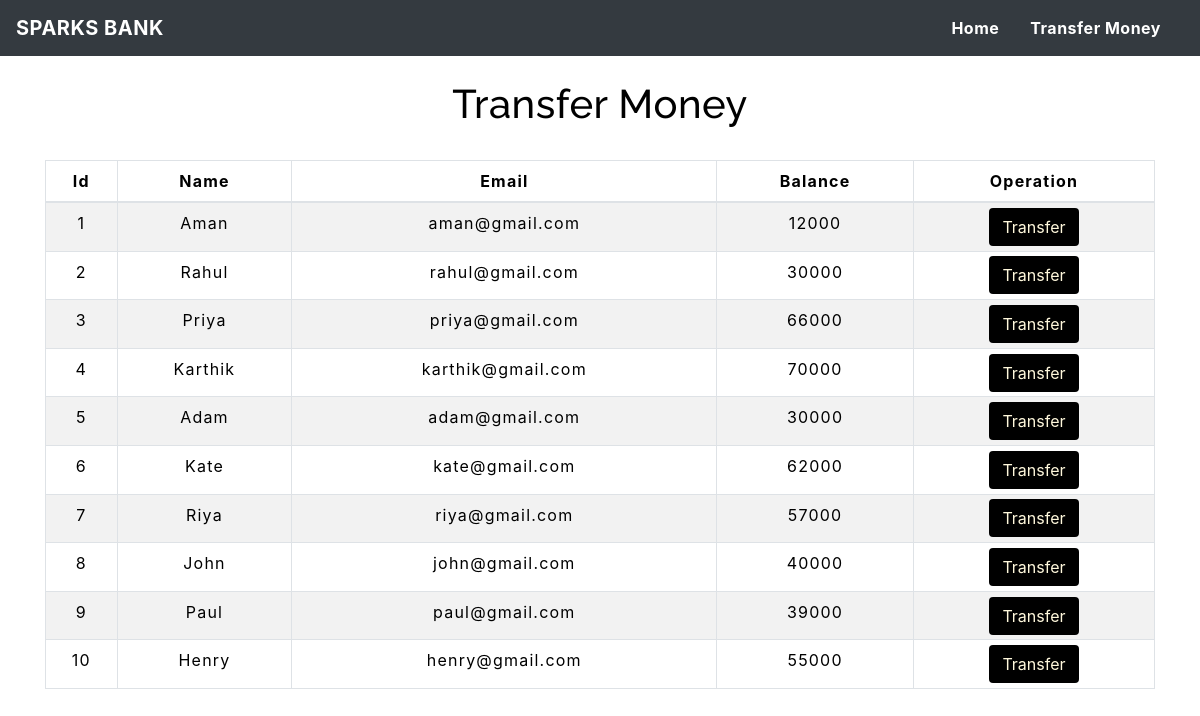
The app's page /transfermoney.php with its own data.
### tables this page shows
CREATE TABLE `users` (
  `id` int(3) NOT NULL,
  `name` text NOT NULL,
  `email` varchar(30) NOT NULL,
  `balance` int(8) NOT NULL
);

### transfermoney.php (the view, shortened to what this page needs)
<!DOCTYPE html>
<html lang="en">
<head>
    <link rel="stylesheet" href="https://maxcdn.bootstrapcdn.com/bootstrap/4.0.0/css/bootstrap.min.css">
    <link rel="stylesheet" type="text/css" href="css/table.css">
    <link rel="stylesheet" type="text/css" href="css/navbar.css">
</head>
<body  >
<?php
    include 'conf.php';
    $sql = "SELECT * FROM users";
    $result = mysqli_query($conn,$sql);
?>
<?php
  include 'navbar.php';
?>
<div class="container">
        <h2 class="text-center pt-4" style="color : black;">Transfer Money</h2>
        <br>
            <div class="row">
                <div class="col">
                    <div class="table-responsive-sm">
                    <table class="table table-hover table-sm table-striped table-condensed table-bordered" style="border-color:black;">
                        <thead style="color : black;">
                            <tr>
                            <th scope="col" class="text-center py-2">Id</th>
                            <th scope="col" class="text-center py-2">Name</th>
                            <th scope="col" class="text-center py-2">Email</th>
                            <th scope="col" class="text-center py-2">Balance</th>
                            <th scope="col" class="text-center py-2">Operation</th>
                            </tr>
                        </thead>
                        <tbody>
                <?php
                    while($rows=mysqli_fetch_assoc($result)){
                ?>
                    <tr style="color : black;">
                        <td class="py-2"><?php echo $rows['id'] ?></td>
                        <td class="py-2"><?php echo $rows['name']?></td>
                        <td class="py-2"><?php echo $rows['email']?></td>
                        <td class="py-2"><?php echo $rows['balance']?></td>
                        <td><a href="selecteduserdetail.php?id= <?php echo $rows['id'] ;?>"> <button type="button" class="btn">Transfer</button></a></td>
                    </tr>
                <?php
                    }
                ?>
                        </tbody>
                    </table>
                    </div>
                </div>
            </div>
         </div>
</body>
</html>

### navbar.php (shortened to what this page needs)
<nav class="navbar navbar-expand-md navbar-light bg-dark">
<a class="navbar-brand" href="index.php" style="color : white;"><b>SPARKS BANK</b></a>
<div class="collapse navbar-collapse" id="collapsibleNavbar">
      <ul class="navbar-nav ml-auto">
        <li class="nav-item">
          <a class="nav-link" href="index.php" style="color : white;"><b>Home</b></a>
        </li>
        <li class="nav-item">
          <a class="nav-link" href="transfermoney.php" style="color : white;"><b>Transfer Money</b></a>
        </li>
    </div>
 </nav>

### css/table.css (style rules this page uses)
* { padding: 0; margin: 0; box-sizing: border-box; }
h2 { font-size: 40px; }
table { letter-spacing: 1.2px; }
td { text-align: center; }
button { border:none; color: cornsilk; transition: 1s; }
.btn { background-color: black; }

### css/navbar.css (style rules this page uses)
.nav-link { margin-right: 15px; color:#2F363F; letter-spacing: 0.5px; transition: 0.5s; }
.navbar { background-color: black; }
.navbar-brand { color: #4C4B4B; letter-spacing: 0.5px; }
h2 { color: #4C4B4B; letter-spacing: 0.5px; font-family: raleway; }

### transfermoney.php (style rules this page uses)
button { transition: 1.5s; }

### records on screen
users: id "1", name "Aman", email "aman@gmail.com", balance "12000"
users: id "2", name "Rahul", email "rahul@gmail.com", balance "30000"
users: id "3", name "Priya", email "priya@gmail.com", balance "66000"
users: id "4", name "Karthik", email "karthik@gmail.com", balance "70000"
users: id "5", name "Adam", email "adam@gmail.com", balance "30000"
users: id "6", name "Kate", email "kate@gmail.com", balance "62000"
users: id "7", name "Riya", email "riya@gmail.com", balance "57000"
users: id "8", name "John", email "john@gmail.com", balance "40000"
users: id "9", name "Paul", email "paul@gmail.com", balance "39000"
users: id "10", name "Henry", email "henry@gmail.com", balance "55000"
